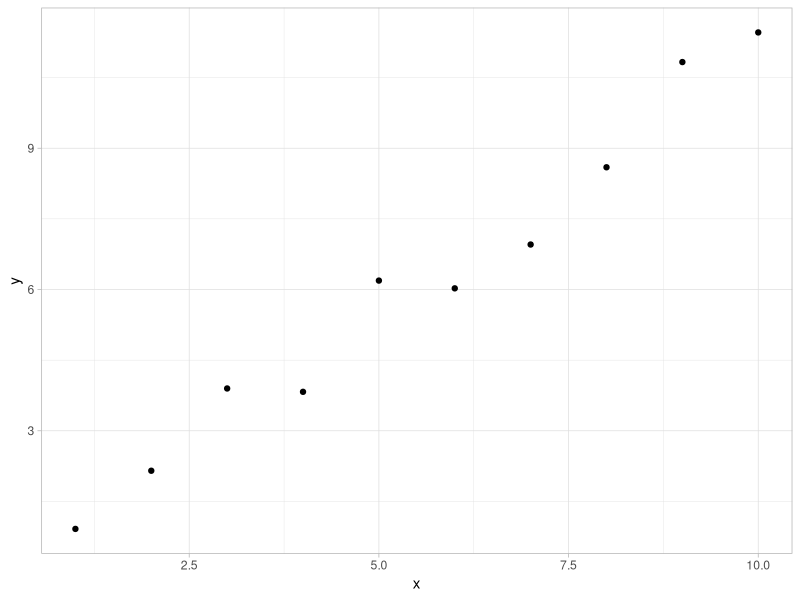
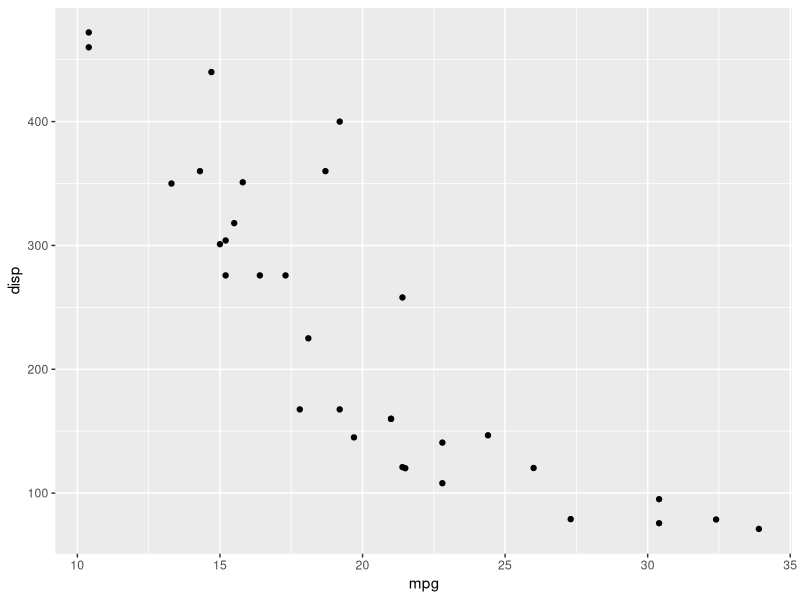
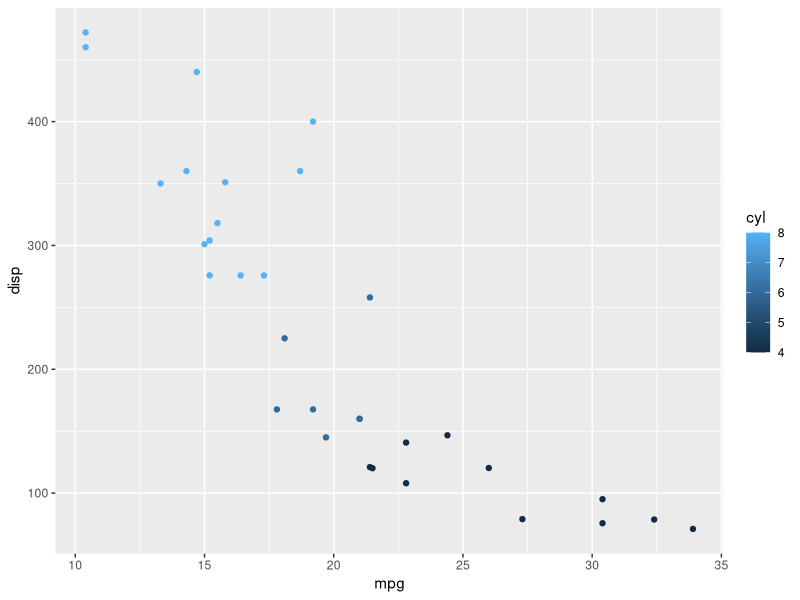
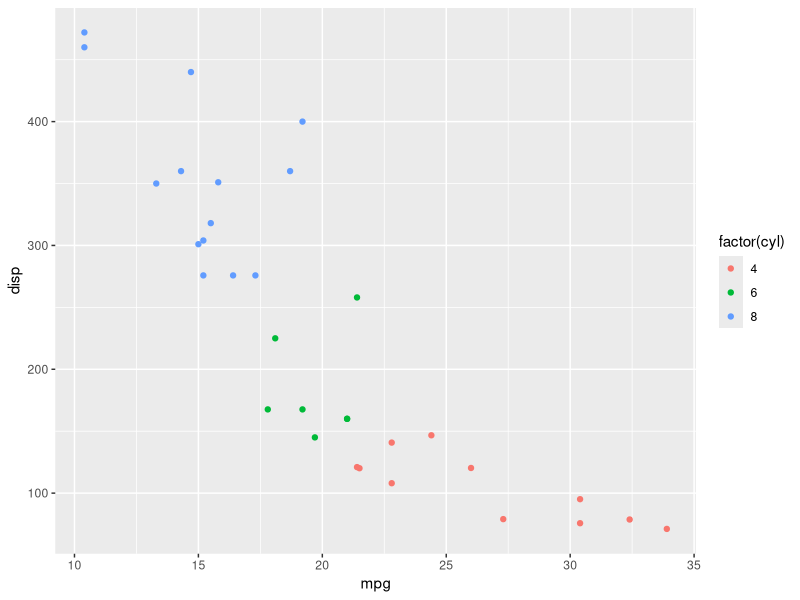

Generate these figures, in order, with R: (Note: this script raises an error after producing the figures.)
# set of exercises for ggplot2 class, May 2024

#####
# first example: simple scatter plot
library(ggplot2)
my.df = data.frame(x=1:10, y=1:10+rnorm(10))
ggplot(my.df, aes(x=x, y=y)) + geom_point() + theme_light()

#####
# visual exploration of mtcars data, particularly:
# mpg (efficiency); disp (displacement); cyl (number of cylinders)

# get the data
data(mtcars)

# simple scatter of disp ~ mpg
ggplot(mtcars, aes(x=mpg, y=disp)) + geom_point()
# colour by cyl...
ggplot(mtcars, aes(x=mpg, y=disp, color=cyl)) + geom_point()
# ... but that assumed cyl was continuous, let's make it a factor
ggplot(mtcars, aes(x=mpg, y=disp, color=factor(cyl))) + geom_point()

# produce plots for the slides
png("exercise-cars.png", width=500*sf, height=200*sf, res=72*sf)
ggarrange(ggplot(mtcars, aes(x=mpg, y=disp)) + geom_point(),
          ggplot(mtcars, aes(x=mpg, y=disp, color=factor(cyl))) + geom_point(),
          widths=c(1,1.3)
)
dev.off()

# style the plot for the theme section of the slides
png("exercise-cars2.png", width=250*sf, height=200*sf, res=72*sf)
ggplot(mtcars, aes(x=mpg, y=disp, color=factor(cyl))) + 
  geom_point(size=3) + 
  labs(x="Effiency / mpg", y="Displacement / cu.in.", color="Cylinders") +
  theme_light() +
  theme(axis.text.x = element_text(angle=45, hjust=1))
dev.off()

#####
# visual exploration of plant growth data

# get the data
data(PlantGrowth)
# plot boxplot + point layers
ggplot(PlantGrowth, aes(x=group, y=weight)) + geom_boxplot() + geom_point() 

png("exercise-growth.png", width=250*sf, height=200*sf, res=72*sf)
ggplot(PlantGrowth, aes(x=group, y=weight)) + geom_boxplot() + geom_point() 
dev.off()

#####
# another example: plant physiology
data(iris)

ggplot(iris, aes(x=Petal.Length, y=Petal.Width, color=Species)) + 
  geom_point() + 
  geom_smooth(method="lm")
ggplot(iris, aes(x=Sepal.Length, y=Sepal.Width, color=Species)) + 
  geom_point() + 
  geom_smooth(method="lm")

ggarrange(
  ggplot(iris, aes(x=Petal.Length, y=Petal.Width, fill=Species, color=Species)) + 
    geom_point() + 
    geom_smooth(method="lm") + 
    theme_light() +
    labs(x = "Petal length", y = "Petal width"),
  ggplot(iris, aes(x=Sepal.Length, y=Sepal.Width, fill=Species, color=Species)) + 
    geom_point() + 
    geom_smooth(method="lm") + 
    theme_light() +
    labs(x = "Sepal length", y = "Sepal width")
)
